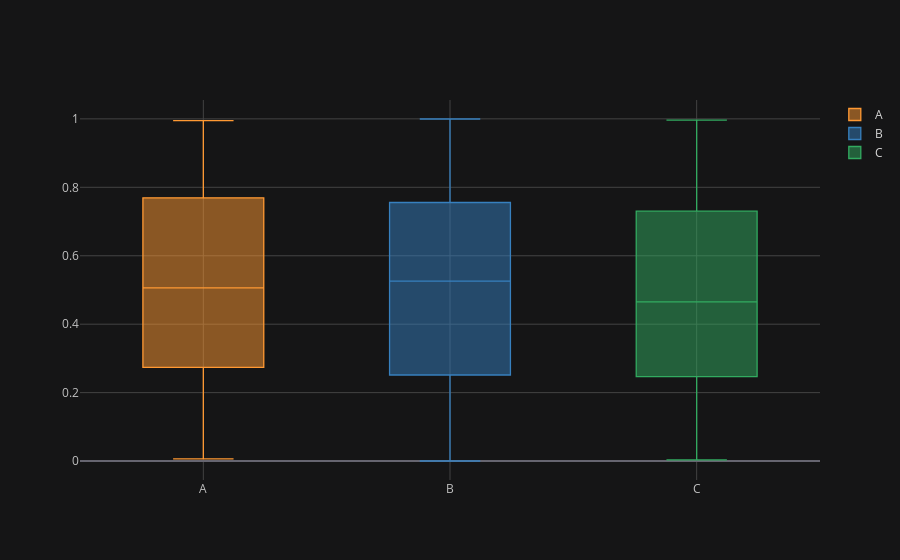

This figure's notebook cell:
### Code cell
cf.set_config_file(theme='solar')
c #boxplot for detecting outliers

### Figure 1 — Plotly figure (JSON) as saved in the notebook; plotly's stock layout.template omitted (floating-point values rounded to 4 significant figures; data arrays with more than 128 entries replaced by an {"elided": "..."} marker saying what was removed)
{"data": [{"boxpoints": false, "line": {"width": 1.3}, "marker": {"color": "rgba(255, 153, 51, 1.0)"}, "name": "A", "orientation": "v", "type": "box", "y": {"elided": "300 float values"}}, {"boxpoints": false, "line": {"width": 1.3}, "marker": {"color": "rgba(55, 128, 191, 1.0)"}, "name": "B", "orientation": "v", "type": "box", "y": {"elided": "300 float values"}}, {"boxpoints": false, "line": {"width": 1.3}, "marker": {"color": "rgba(50, 171, 96, 1.0)"}, "name": "C", "orientation": "v", "type": "box", "y": {"elided": "300 float values"}}], "layout": {"legend": {"bgcolor": "#151516", "font": {"color": "#D9D9D9"}}, "paper_bgcolor": "#151516", "plot_bgcolor": "#151516", "title": {"font": {"color": "#D9D9D9"}}, "xaxis": {"gridcolor": "#434343", "showgrid": true, "tickfont": {"color": "#C2C2C2"}, "title": {"font": {"color": "#D9D9D9"}, "text": ""}, "zerolinecolor": "#666570"}, "yaxis": {"gridcolor": "#434343", "showgrid": true, "tickfont": {"color": "#C2C2C2"}, "title": {"font": {"color": "#D9D9D9"}, "text": ""}, "zerolinecolor": "#666570"}}}
